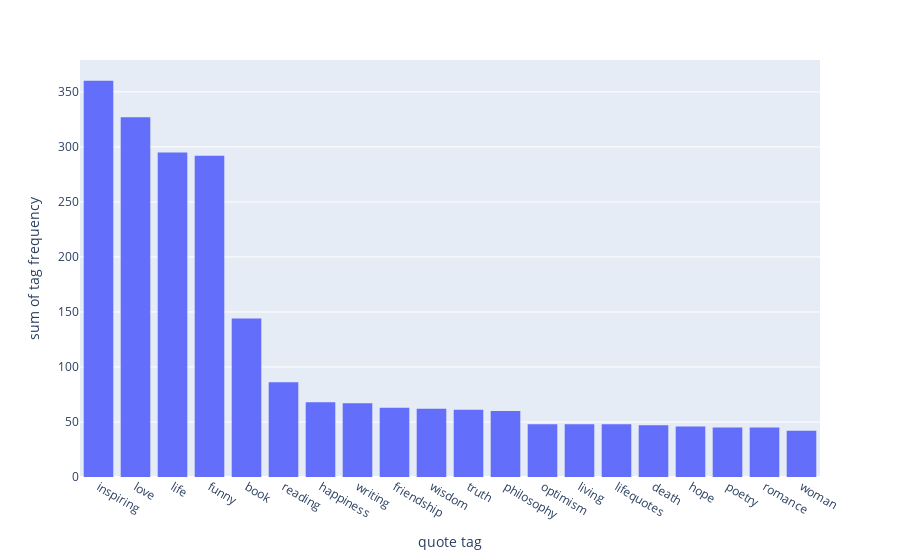

Notebook source saved alongside this figure:
### Code cell
# plotting the above data in a histogram
px.histogram(tag_freq_sorted, x=0, y=1,labels={'0': 'quote tag', '1': 'tag frequency'})

### Figure 1 — Plotly figure (JSON) as saved in the notebook; plotly's stock layout.template omitted (floating-point values rounded to 4 significant figures)
{"data": [{"alignmentgroup": "True", "bingroup": "x", "histfunc": "sum", "hovertemplate": "quote tag=%{x}<br>sum of tag frequency=%{y}<extra></extra>", "legendgroup": "", "marker": {"color": "#636efa", "pattern": {"shape": ""}}, "name": "", "offsetgroup": "", "orientation": "v", "showlegend": false, "type": "histogram", "x": ["inspiring", "love", "life", "funny", "book", "reading", "happiness", "writing", "friendship", "wisdom", "truth", "philosophy", "optimism", "living", "lifequotes", "death", "hope", "poetry", "romance", "woman"], "xaxis": "x", "y": [360, 327, 295, 292, 144, 86, 68, 67, 63, 62, 61, 60, 48, 48, 48, 47, 46, 45, 45, 42], "yaxis": "y"}], "layout": {"barmode": "relative", "legend": {"tracegroupgap": 0}, "margin": {"t": 60}, "xaxis": {"anchor": "y", "domain": [0, 1], "title": {"text": "quote tag"}}, "yaxis": {"anchor": "x", "domain": [0, 1], "title": {"text": "sum of tag frequency"}}}}
